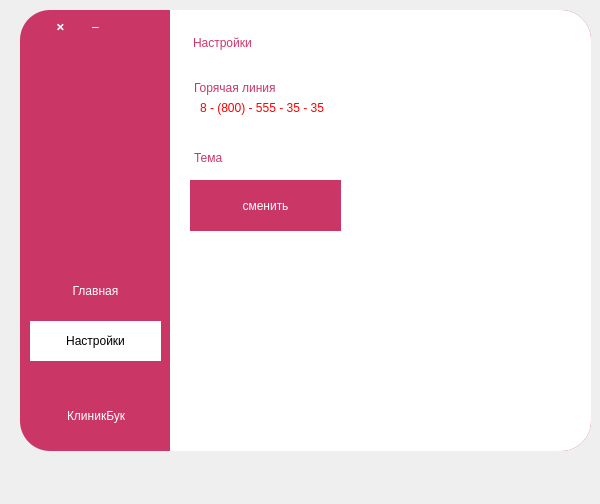
<?xml version="1.0" encoding="UTF-8"?>
<ui version="4.0">
 <class>MainWindow</class>
 <widget class="QWidget" name="MainWindow">
  <property name="geometry">
   <rect>
    <x>0</x>
    <y>0</y>
    <width>600</width>
    <height>504</height>
   </rect>
  </property>
  <property name="windowTitle">
   <string>Form</string>
  </property>
  <widget class="QFrame" name="MainBackground">
   <property name="enabled">
    <bool>true</bool>
   </property>
   <property name="geometry">
    <rect>
     <x>20</x>
     <y>10</y>
     <width>571</width>
     <height>441</height>
    </rect>
   </property>
   <property name="styleSheet">
    <string notr="true">QFrame {
	height:100%; margin:0;
	background-color: #ca3767;
	border-radius: 30px;
}</string>
   </property>
   <property name="frameShape">
    <enum>QFrame::StyledPanel</enum>
   </property>
   <property name="frameShadow">
    <enum>QFrame::Raised</enum>
   </property>
   <widget class="QFrame" name="MainFrame_2">
    <property name="enabled">
     <bool>true</bool>
    </property>
    <property name="geometry">
     <rect>
      <x>510</x>
      <y>0</y>
      <width>61</width>
      <height>441</height>
     </rect>
    </property>
    <property name="cursor">
     <cursorShape>ArrowCursor</cursorShape>
    </property>
    <property name="mouseTracking">
     <bool>false</bool>
    </property>
    <property name="tabletTracking">
     <bool>false</bool>
    </property>
    <property name="focusPolicy">
     <enum>Qt::NoFocus</enum>
    </property>
    <property name="contextMenuPolicy">
     <enum>Qt::DefaultContextMenu</enum>
    </property>
    <property name="acceptDrops">
     <bool>false</bool>
    </property>
    <property name="styleSheet">
     <string notr="true">QFrame {
	border: 0;
	background-color: rgb(255, 255, 255);
	border-radius: 30px; 
}</string>
    </property>
    <property name="inputMethodHints">
     <set>Qt::ImhNone</set>
    </property>
    <property name="frameShape">
     <enum>QFrame::NoFrame</enum>
    </property>
    <property name="frameShadow">
     <enum>QFrame::Raised</enum>
    </property>
   </widget>
   <widget class="QFrame" name="LogoType">
    <property name="geometry">
     <rect>
      <x>10</x>
      <y>390</y>
      <width>31</width>
      <height>31</height>
     </rect>
    </property>
    <property name="styleSheet">
     <string notr="true">QFrame {
	background-color: rgba(255, 255, 255, 0);
	image: url(:/appIcon.png);
}</string>
    </property>
    <property name="frameShape">
     <enum>QFrame::StyledPanel</enum>
    </property>
    <property name="frameShadow">
     <enum>QFrame::Raised</enum>
    </property>
   </widget>
   <widget class="QLabel" name="TextLogoType">
    <property name="geometry">
     <rect>
      <x>47</x>
      <y>395</y>
      <width>101</width>
      <height>21</height>
     </rect>
    </property>
    <property name="styleSheet">
     <string notr="true">QFrame {
	background-color: 0;
	color: white;
	font: 500 12pt &quot;Montserrat Medium&quot;;	
}
</string>
    </property>
    <property name="text">
     <string>КлиникБук</string>
    </property>
   </widget>
   <widget class="QFrame" name="MainFrame">
    <property name="enabled">
     <bool>true</bool>
    </property>
    <property name="geometry">
     <rect>
      <x>150</x>
      <y>0</y>
      <width>391</width>
      <height>481</height>
     </rect>
    </property>
    <property name="autoFillBackground">
     <bool>false</bool>
    </property>
    <property name="styleSheet">
     <string notr="true">QFrame {
	background-color: white;
	border: 0;
	border-radius: 0;
}</string>
    </property>
    <property name="locale">
     <locale language="Russian" country="Russia"/>
    </property>
    <property name="inputMethodHints">
     <set>Qt::ImhHiddenText</set>
    </property>
    <property name="frameShape">
     <enum>QFrame::StyledPanel</enum>
    </property>
    <property name="frameShadow">
     <enum>QFrame::Raised</enum>
    </property>
    <widget class="QLabel" name="GetNunbmer">
     <property name="geometry">
      <rect>
       <x>24</x>
       <y>67</y>
       <width>171</width>
       <height>21</height>
      </rect>
     </property>
     <property name="styleSheet">
      <string notr="true">QFrame {
	background-color: 0;
	color: #ca3767;
	font: 500 9pt &quot;Montserrat Medium&quot;;	
}
</string>
     </property>
     <property name="text">
      <string>Горячая линия</string>
     </property>
    </widget>
    <widget class="QLabel" name="Setting">
     <property name="geometry">
      <rect>
       <x>23</x>
       <y>17</y>
       <width>191</width>
       <height>31</height>
      </rect>
     </property>
     <property name="styleSheet">
      <string notr="true">QFrame {
	background-color: 0;
	color: #ca3767;
	font: 500 16pt &quot;Montserrat Medium&quot;;	
}
</string>
     </property>
     <property name="text">
      <string>Настройки</string>
     </property>
    </widget>
    <widget class="QLabel" name="DateUser">
     <property name="geometry">
      <rect>
       <x>24</x>
       <y>137</y>
       <width>171</width>
       <height>21</height>
      </rect>
     </property>
     <property name="styleSheet">
      <string notr="true">QFrame {
	background-color: 0;
	color: #ca3767;
	font: 500 9pt &quot;Montserrat Medium&quot;;	
}
</string>
     </property>
     <property name="text">
      <string>Тема</string>
     </property>
    </widget>
    <widget class="QPushButton" name="ThemeChange">
     <property name="geometry">
      <rect>
       <x>20</x>
       <y>170</y>
       <width>151</width>
       <height>51</height>
      </rect>
     </property>
     <property name="styleSheet">
      <string notr="true">QPushButton {
	background-color: #ca3767;
	color: white;
	border: 0;
	font: 500 10pt &quot;Montserrat Medium&quot;;	
}

QPushButton:hover {
	background-color: #CA378A;
}</string>
     </property>
     <property name="text">
      <string>сменить</string>
     </property>
    </widget>
    <widget class="QLabel" name="Number">
     <property name="geometry">
      <rect>
       <x>30</x>
       <y>90</y>
       <width>141</width>
       <height>16</height>
      </rect>
     </property>
     <property name="styleSheet">
      <string notr="true">QFrame {
	background-color: 0;
	color: red;
	font: 500 9pt &quot;Montserrat Medium&quot;;	
}
</string>
     </property>
     <property name="text">
      <string>8 - (800) - 555 - 35 - 35</string>
     </property>
    </widget>
   </widget>
   <widget class="QWidget" name="verticalLayoutWidget">
    <property name="geometry">
     <rect>
      <x>0</x>
      <y>30</y>
      <width>151</width>
      <height>361</height>
     </rect>
    </property>
    <layout class="QVBoxLayout" name="verticalLayout" stretch="0,0,0,0,0">
     <property name="spacing">
      <number>0</number>
     </property>
     <property name="sizeConstraint">
      <enum>QLayout::SetDefaultConstraint</enum>
     </property>
     <property name="leftMargin">
      <number>10</number>
     </property>
     <property name="rightMargin">
      <number>10</number>
     </property>
     <property name="bottomMargin">
      <number>0</number>
     </property>
     <item>
      <spacer name="verticalSpacer">
       <property name="orientation">
        <enum>Qt::Vertical</enum>
       </property>
       <property name="sizeHint" stdset="0">
        <size>
         <width>20</width>
         <height>40</height>
        </size>
       </property>
      </spacer>
     </item>
     <item>
      <widget class="QPushButton" name="HomeButton">
       <property name="styleSheet">
        <string notr="true">QPushButton {
	color: white;
	border: 0;
	height: 40;
}

QPushButton:hover {
	color: black;
	background-color: white;
	border: 2px solid white;
}

</string>
       </property>
       <property name="text">
        <string>Главная</string>
       </property>
      </widget>
     </item>
     <item>
      <spacer name="verticalSpacer_3">
       <property name="orientation">
        <enum>Qt::Vertical</enum>
       </property>
       <property name="sizeType">
        <enum>QSizePolicy::Fixed</enum>
       </property>
       <property name="sizeHint" stdset="0">
        <size>
         <width>20</width>
         <height>10</height>
        </size>
       </property>
      </spacer>
     </item>
     <item>
      <widget class="QPushButton" name="SettingButton">
       <property name="styleSheet">
        <string notr="true">QPushButton {
	color: black;
	background-color: white;
	height: 40;
	border: 0;
}
</string>
       </property>
       <property name="text">
        <string>Настройки</string>
       </property>
      </widget>
     </item>
     <item>
      <spacer name="verticalSpacer_2">
       <property name="orientation">
        <enum>Qt::Vertical</enum>
       </property>
       <property name="sizeType">
        <enum>QSizePolicy::Fixed</enum>
       </property>
       <property name="sizeHint" stdset="0">
        <size>
         <width>20</width>
         <height>40</height>
        </size>
       </property>
      </spacer>
     </item>
    </layout>
   </widget>
   <widget class="QPushButton" name="CloseProgram">
    <property name="geometry">
     <rect>
      <x>25</x>
      <y>1</y>
      <width>31</width>
      <height>31</height>
     </rect>
    </property>
    <property name="styleSheet">
     <string notr="true">QPushButton {
	border: 0;
	color: white;
	font: 15pt &quot;Segoe UI&quot;;
}

QPushButton:hover {
	border-radius: 7px;
	background-color: #a85973;
}
</string>
    </property>
    <property name="text">
     <string>🞬</string>
    </property>
   </widget>
   <widget class="QPushButton" name="HideProgram">
    <property name="geometry">
     <rect>
      <x>60</x>
      <y>1</y>
      <width>31</width>
      <height>31</height>
     </rect>
    </property>
    <property name="cursor">
     <cursorShape>ArrowCursor</cursorShape>
    </property>
    <property name="contextMenuPolicy">
     <enum>Qt::DefaultContextMenu</enum>
    </property>
    <property name="styleSheet">
     <string notr="true">QPushButton {
	border: 0;
	color: white;
	font: 900 15pt &quot;Segoe UI&quot;;
}

QPushButton:hover {
	border-radius: 7px;
	background-color: #a85973;
}</string>
    </property>
    <property name="text">
     <string>–</string>
    </property>
    <property name="checkable">
     <bool>false</bool>
    </property>
    <property name="checked">
     <bool>false</bool>
    </property>
    <property name="autoRepeat">
     <bool>false</bool>
    </property>
    <property name="autoExclusive">
     <bool>false</bool>
    </property>
    <property name="autoDefault">
     <bool>false</bool>
    </property>
   </widget>
  </widget>
 </widget>
 <resources>
  <include location="source.qrc"/>
 </resources>
 <connections/>
</ui>
